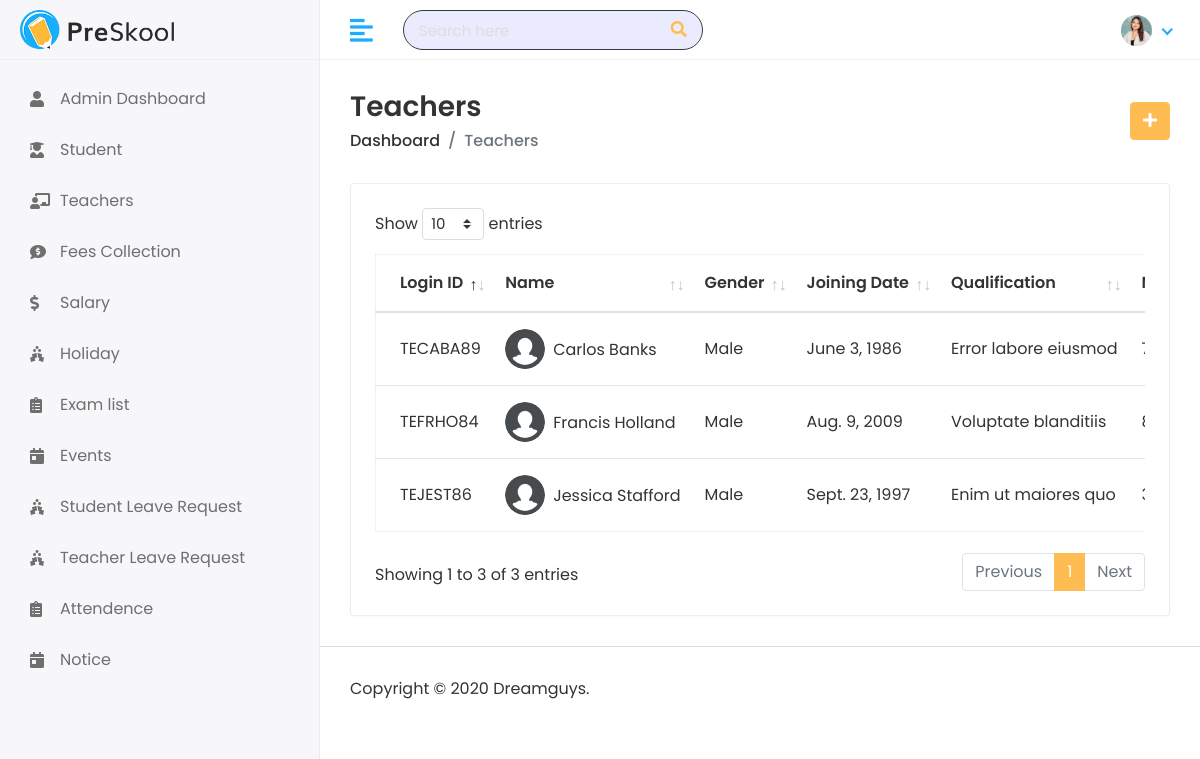
/admin-app/teacher/ (signed in), run on the app's committed database.
### teacher/models.py (models this page shows, shortened)
class Teacher(BaseModel):
    user = models.ForeignKey(CustomUser, on_delete=models.CASCADE)
    joining_date = models.DateField(default=timezone.now)
    qualification = models.CharField(max_length=100)

### accounts/models.py (models this page shows, shortened)
class CustomUser(AbstractUser):
    Teacher = "Teacher"
    Student = "Student"
    Admin = "Admin"
    USER_TYPE = ((Admin, "Admin"), (Teacher, "Teacher"), (Student, "Student"))
    GENDER = [("Male", "Male"), ("Female", "Female")]
    username = None
    Login_id = models.CharField(max_length=20, unique=True)
    user_type = models.CharField(choices=USER_TYPE, max_length=15,default=Admin)
    dob = models.DateField(null=True, blank=True)
    gender = models.CharField(max_length=10, choices=GENDER)
    phone_number = models.CharField(max_length=11)
    address = models.TextField()
    profile_image = models.ImageField(upload_to='profile/',default="default.png")
    USERNAME_FIELD = "Login_id"
    REQUIRED_FIELDS = []
    objects = CustomUserManager()

### custom_admin/views.py (the view)
# urls.py: path('teacher/', TeacherList.as_view(), name='teacherlist'),
class TeacherList(LoginRequiredMixin,ListView):
    model=Teacher
    template_name = 'Admin/admin-teacher.html'
    context_object_name = 'teachers'

### templates/Admin/admin-teacher.html (shortened to what this page needs)
{% extends "Admin/admin-base.html" %}
{% load static %}
{% block content %}
            <div class="page-wrapper">
                <div class="content container-fluid">
                <div class="page-header">
                    <div class="row align-items-center">
                        <div class="col">
                            <h3 class="page-title">Teachers</h3>
                            <ul class="breadcrumb">
                            <li class="breadcrumb-item"><a href="{% url 'Admin:admindashboard' %}">Dashboard</a></li>
                            <li class="breadcrumb-item active">Teachers</li>
                            </ul>
                        </div>
                        <div class="col-auto text-right float-right ml-auto">
                            <a href="{% url 'Admin:addteacher' %}" class="btn btn-primary"><i class="fas fa-plus"></i></a>
                        </div>
                    </div>
                </div>
                <div class="row">
                    <div class="col-sm-12">
                        <div class="card card-table">
                            <div class="card-body">
                            <div class="table-responsive">
                                <table class="table table-hover table-center mb-0 datatable">
                                    <thead>
                                        <tr>
                                            <th>Login ID</th>
                                            <th>Name</th>
                                            <th>Gender</th>
                                            <th>Joining Date</th>
                                            <th>Qualification</th>
                                            <th>Mobile Number</th>
                                        </tr>
                                    </thead>
                                    <tbody>
                                        {% for teacher in teachers  %}
                                            <tr>
                                                <td>{{teacher.user.Login_id}}</td>
                                                <td>
                                                    <h2 class="table-avatar">
                                                        <a href="student-details.html" class="avatar avatar-sm mr-2"><img class="avatar-img rounded-circle" src="{{teacher.user.profile_image.url}}" alt="User Image"></a>
                                                        <a href="student-details.html">{{teacher.user.first_name}}&nbsp;{{teacher.user.last_name}}</a>
                                                    </h2>
                                                </td>
                                                <td>{{teacher.user.gender}}</td>
                                                <td>{{teacher.joining_date}}</td>
                                                <td>{{teacher.qualification}}</td>
                                                <td>{{teacher.user.phone_number}}</td>
                                            </tr>
                                        {% endfor %}
                                    </tbody>
                                </table>
                            </div>
                            </div>
                        </div>
                    </div>
                </div>
            </div>
{% endblock %}

### static/assets/css/style.css (style rules this page uses)
html { height: 100%; }
body { background-color: #fff; color: #333; font-family: 'Poppins', sans-serif; font-size: 1rem; height: 100%; line-height: 1.5; overflow-x: hidden; }
h1, h2, h3, h4, h5, h6 { font-family: 'Poppins', sans-serif; margin-top: 0; }
a { color: #009ce7; }
input, button, a { transition: all 0.4s ease; -moz-transition: all 0.4s ease; -o-transition: all 0.4s ease; -ms-transition: all 0.4s ease; -webkit-transition: all 0.4s ease; }
ul, ol { padding: 0px; list-style: none; }
.table { color: #333; max-width: 100%; margin-bottom: 0; width: 100%; }
.table.dataTable { border-collapse: collapse !important; border: 1px solid rgba(0, 0, 0, 0.05); }
table.table td h2 { display: inline-block; font-size: inherit; font-weight: 400; margin: 0; padding: 0; vertical-align: middle; }
table.table td h2.table-avatar { align-items: center; display: inline-flex; font-size: inherit; font-weight: 400; margin: 0; padding: 0; vertical-align: middle; white-space: nowrap; }
table.table td h2 a { color: #333; }
.table thead tr th { font-weight: 600; }
.table tbody tr { border-bottom: 1px solid rgba(0, 0, 0, 0.05); }
.table.table-center td, .table.table-center th { vertical-align: middle; }
.card-table .card-body .table > thead > tr > th { border-top: 0; }
.card-table .card-body .table tr td:first-child, .card-table .card-body .table tr th:first-child { padding-left: 1.5rem; }
.card-table .table td, .card-table .table th { border-top: 1px solid #e2e5e8; padding: 1rem 0.75rem; white-space: nowrap; }
.btn-primary { background-color: #FFBC53; border: 1px solid #FFBC53; }
.card { border: 1px solid #ececf5; box-shadow: 0 1px 3px 0 rgba(0, 0, 0, 0.03); margin-bottom: 1.875rem; }
.card-body { padding: 1.5rem; }
.avatar { position: relative; display: inline-block; width: 3rem; height: 3rem }
.avatar > img { width: 100%; height: 100%; -o-object-fit: cover; object-fit: cover; }
.avatar-sm { width: 2.5rem; height: 2.5rem; }
.page-wrapper { margin-left: 320px; padding-top: 60px; position: relative; transition: all 0.4s ease; }
.page-wrapper > .content { padding: 1.875rem 1.875rem 0; }
.page-header { margin-bottom: 1.875rem; }
.page-header .breadcrumb { background-color: transparent; color: #6c757d; font-size: 1rem; font-weight: 500; margin-bottom: 0; padding: 0; }
.page-header .breadcrumb a { color: #333; }
.page-title { font-size: 28px; font-weight: 600; color: #333; margin-bottom: 5px; }

### data on the page
Teacher: user.Login_id "TEFRHO84", user.profile_image (placeholder picture), user.first_name "Francis", user.last_name "Holland", user.gender "Male", joining_date "Aug. 9, 2009", qualification "Voluptate blanditiis"
Teacher: user.Login_id "TEJEST86", user.profile_image (placeholder picture), user.first_name "Jessica", user.last_name "Stafford", user.gender "Male", joining_date "Sept. 23, 1997", qualification "Enim ut maiores quo"
Teacher: user.Login_id "TECABA89", user.profile_image (placeholder picture), user.first_name "Carlos", user.last_name "Banks", user.gender "Male", joining_date "June 3, 1986", qualification "Error labore eiusmod"
